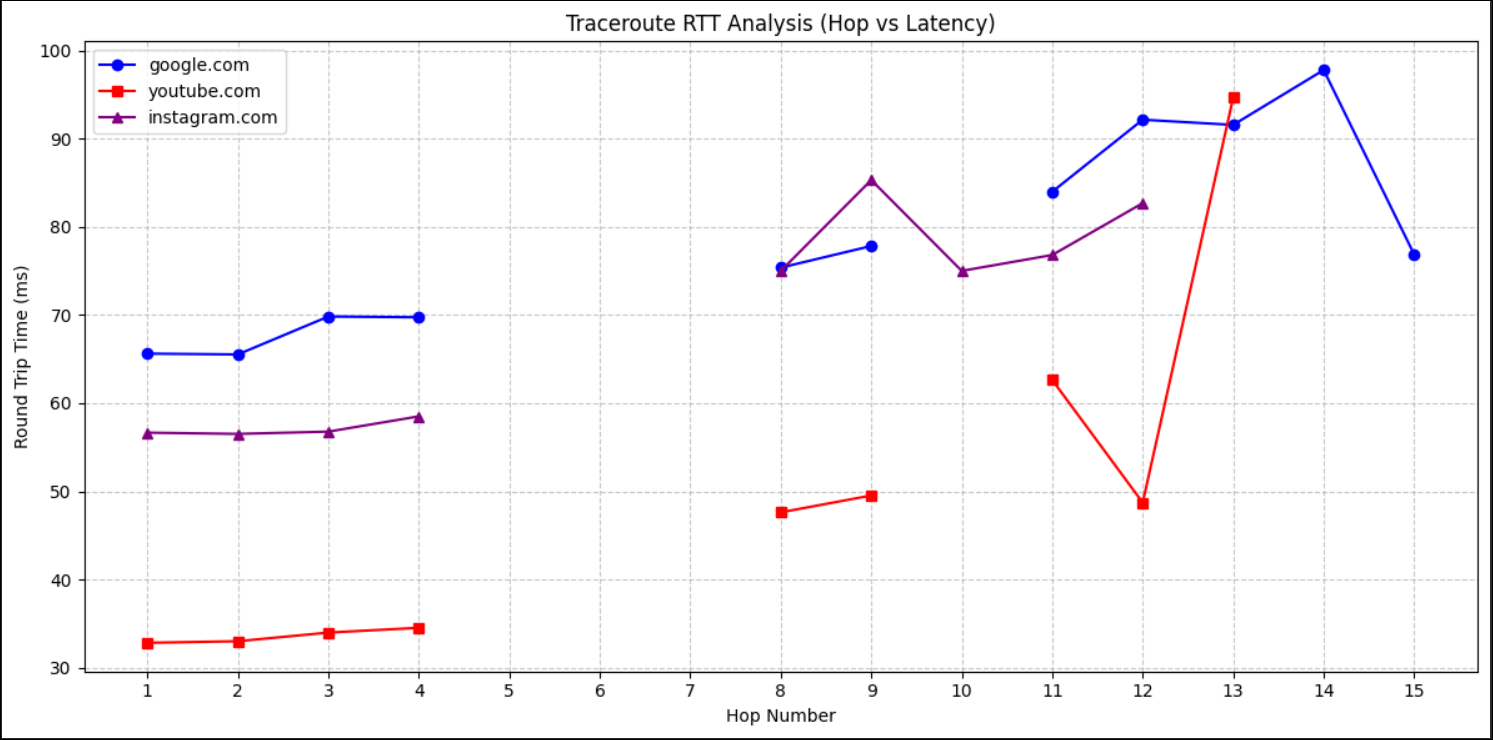

This chart was generated by the following Python code:
import matplotlib.pyplot as plt
import numpy as np

# Data extracted from your screenshots
# We use 'None' to represent hops where packets timed out (* * *)

# ----------------- Google.com Data -----------------
# Hops: 1-15
google_hops = list(range(1, 16))
google_rtts = [
    65.62,  # Hop 1 (Avg of 65.683, 65.603, 65.579)
    65.53,  # Hop 2
    69.83,  # Hop 3
    69.74,  # Hop 4
    None,   # Hop 5 (* * *)
    None,   # Hop 6 (* * *)
    None,   # Hop 7 (* * *)
    75.37,  # Hop 8
    77.82,  # Hop 9
    None,   # Hop 10 (* * *)
    83.97,  # Hop 11
    92.14,  # Hop 12
    91.55,  # Hop 13
    97.77,  # Hop 14
    76.87   # Hop 15
]

# ----------------- Youtube.com Data -----------------
# Hops: 1-13
youtube_hops = list(range(1, 14))
youtube_rtts = [
    32.84,  # Hop 1
    33.02,  # Hop 2
    34.00,  # Hop 3
    34.54,  # Hop 4
    None,   # Hop 5 (* * *)
    None,   # Hop 6 (* * *)
    None,   # Hop 7 (* * *)
    47.63,  # Hop 8
    49.54,  # Hop 9
    None,   # Hop 10 (* * *)
    62.64,  # Hop 11
    48.73,  # Hop 12
    94.63   # Hop 13
]

# ----------------- Instagram.com Data -----------------
# Hops: 1-12 (Timeouts after hop 12)
instagram_hops = list(range(1, 13))
instagram_rtts = [
    56.66,  # Hop 1
    56.52,  # Hop 2
    56.78,  # Hop 3
    58.51,  # Hop 4
    None,   # Hop 5 (* * *)
    None,   # Hop 6 (* * *)
    None,   # Hop 7 (* * *)
    75.00,  # Hop 8
    85.30,  # Hop 9
    75.00,  # Hop 10 (Avg of non-star values)
    76.80,  # Hop 11
    82.68   # Hop 12
]

# ----------------- Plotting -----------------
plt.figure(figsize=(12, 6))

# Plot Google
plt.plot(google_hops, google_rtts, marker='o', label='google.com', color='blue', linestyle='-')

# Plot Youtube
plt.plot(youtube_hops, youtube_rtts, marker='s', label='youtube.com', color='red', linestyle='-')

# Plot Instagram
plt.plot(instagram_hops, instagram_rtts, marker='^', label='instagram.com', color='purple', linestyle='-')

# Graph formatting
plt.title('Traceroute RTT Analysis (Hop vs Latency)')
plt.xlabel('Hop Number')
plt.ylabel('Round Trip Time (ms)')
plt.grid(True, linestyle='--', alpha=0.7)
plt.legend()
plt.xticks(np.arange(1, 16, 1))  # Ensure all hop numbers are shown on x-axis

# Show the plot
plt.tight_layout()
plt.show()
